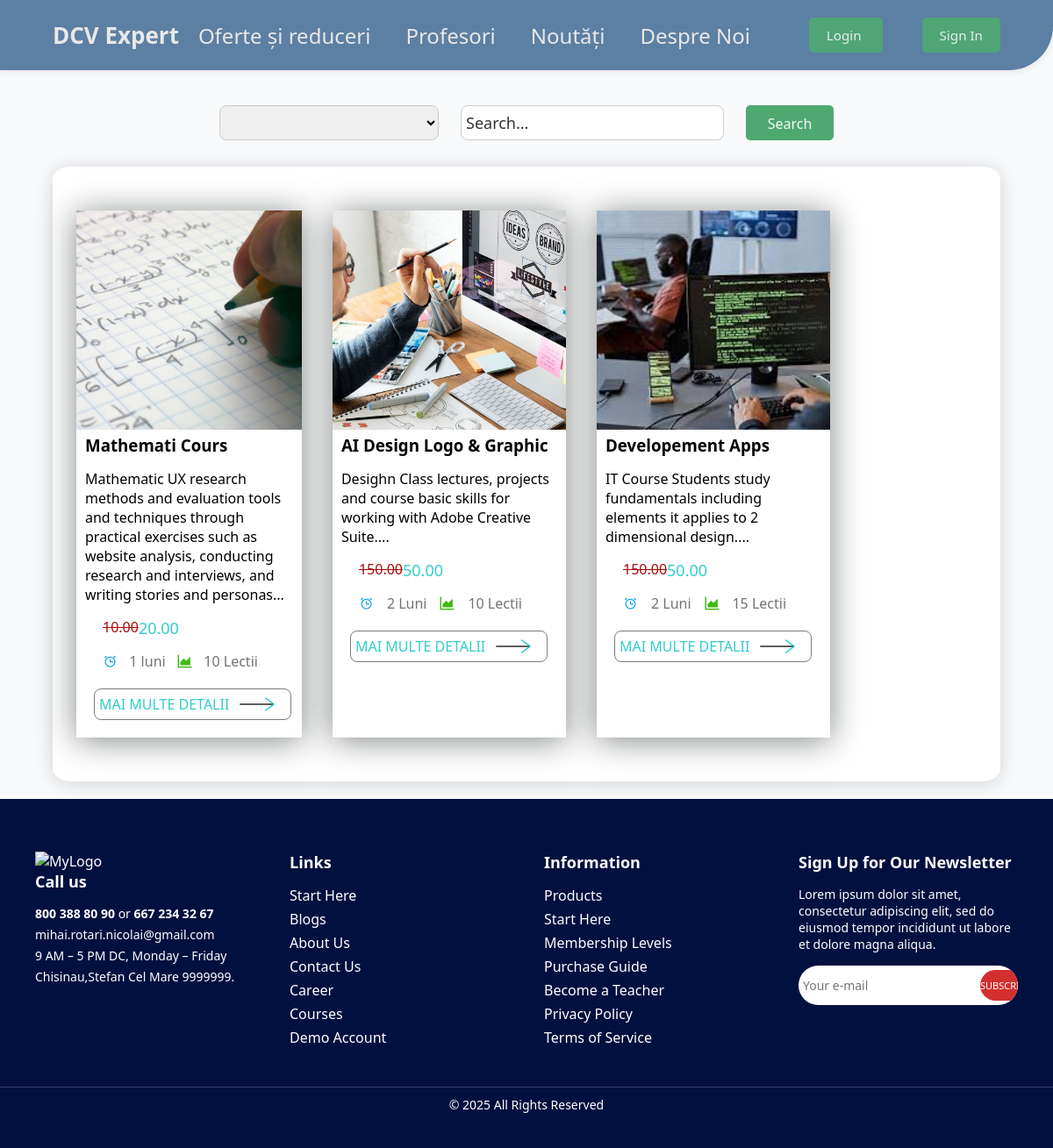
Page /courses/ on the earlier database version.
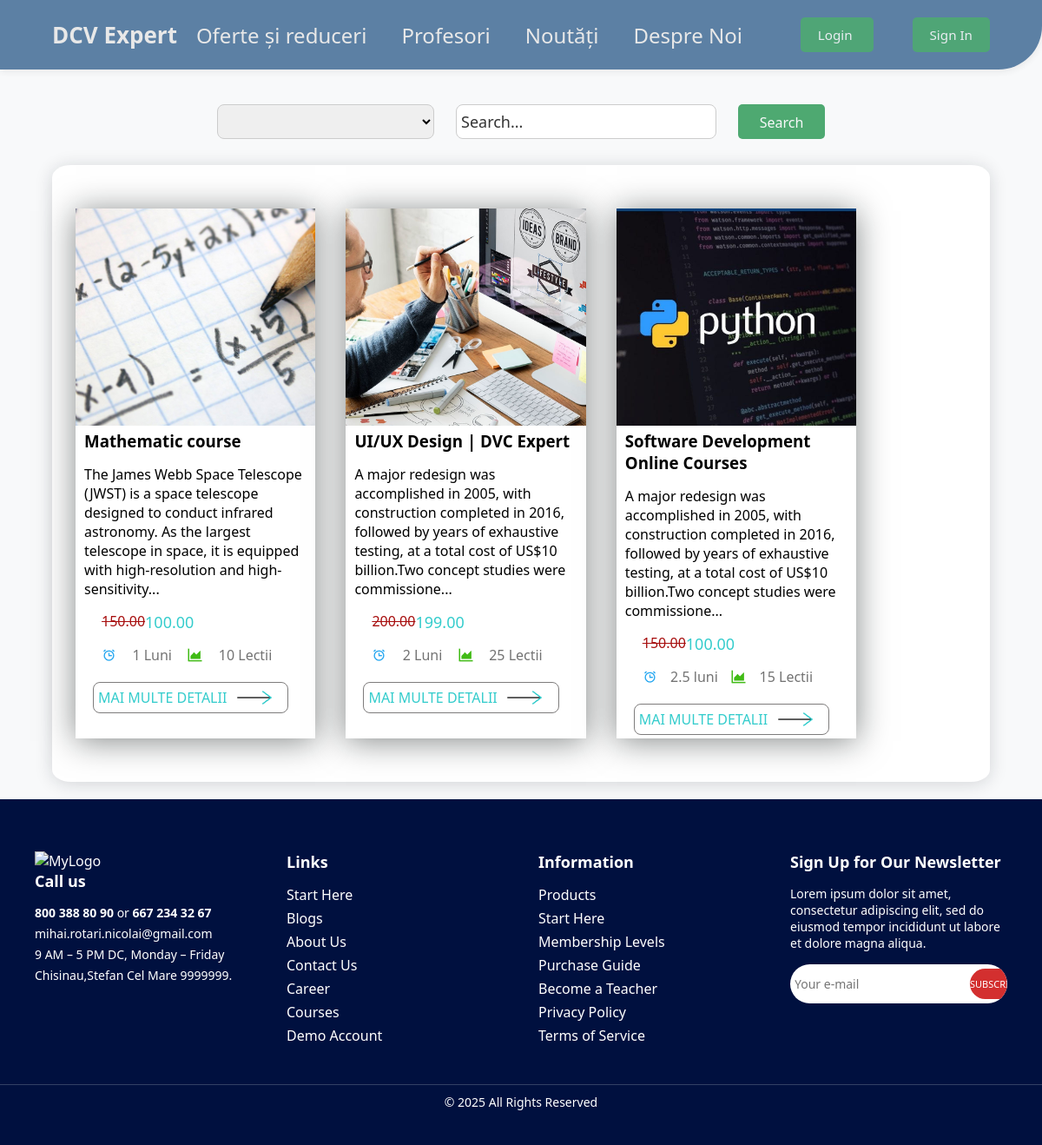
Same page on the later database version.
### DCVExpert/models.py (models this page shows, shortened)
class Course(models.Model):
    name = models.CharField(max_length=510)
    photo = models.ImageField(upload_to=course_image_upload_path)
    price = models.ForeignKey('Price', on_delete=models.SET_NULL, null=True)
    about = models.ForeignKey('CourseDescription', on_delete=models.SET_NULL, null=True)
    category = models.ForeignKey('CoursCategory', on_delete=models.SET_NULL, null=True)
    teachers = models.ManyToManyField('Teacher')
    is_visibil = models.BooleanField(default=True)
    created_at = models.DateTimeField(auto_now_add=True)
    updated_at = models.DateTimeField(auto_now=True)

class CourseDescription(models.Model):
    short_description = models.TextField()
    description = models.TextField()
    duration = models.CharField(max_length=255)
    schedule = models.CharField(max_length=255)
    lesson_count = models.IntegerField()
    cours_descriprion_name = models.OneToOneField('Course', on_delete=models.CASCADE, related_name='description',null=True, blank=True)

class Price(models.Model):
    old_price = models.DecimalField(max_digits=10, decimal_places=2)
    new_price = models.DecimalField(max_digits=10, decimal_places=2)

### DCVExpert/views.py (the view)
# urls.py: path('courses/', courses, name='courses'),
def courses(request):
    try:
        courses = Course.objects.filter(is_visibil=True)
        categories = CoursCategory.objects.all()
        template = loader.get_template('DCVExpert/products.html')
        context = {'courses': courses,'categories':categories}
    except Poll.DoesNotExist:
        raise Http404("Poll does not exist")
    return HttpResponse(template.render(context, request))

### DCVExpert/templates/DCVExpert/products.html (shortened to what this page needs)
{% extends 'DCVExpert/template_base.html' %}
{% load static %}
    {% block css %}
    <link rel="stylesheet" href="{% static 'css/style_products.css' %}">
    {% endblock %}
    {% block content %}
    <section class="searchbar">
            <div class="row justify-content-center">
                <div class="col-md-6">
                    <form method="GET" action="{% url 'courses_list' %}">
                        <div class="input-group mb-3">
                            <select class="form-select" name="category_id" style="max-width: 250px;">
                                <option selected>{{ categories.3.Category_name }}</option>
                                </select>
                            <input type="text" name="search_query" class="form-control" placeholder="Search...">
                            <button class="btn btn-primary" type="submit">Search</button>
                        </div>
                    </form>
                </div>
            </div>
    </section>
    <section class="courses_section">
        <div class="Courses">
            {% for Cours in courses %}
            <div class="Cours">
                <div class="cours_img">
                    <img src="{{ Cours.photo.url }}" alt="Gourse groupe" class="cours_head_png">
                </div>
                <h3 class="cours_nam">{{ Cours.name }}</h3>
                <p class="cours_description">{{ Cours.about.short_description |slice:":190" }}...</p>
                <div class="cours_price">
                    <p class="old_price">{{ Cours.price.old_price }}</p>
                    <p class="actual_price">{{ Cours.price.new_price }}</p>
                </div>
                <div class="cours_details">
                    <img src="{% static 'img/course_detale_icons/icon akar-icons-calendar.png' %}" alt="Clock_icon"
                        class="cours_png">
                    <p class="cours_duration">{{ Cours.about.duration }}</p>
                    <img src="{% static 'img/course_detale_icons/icon ant-design-area-chart-outlined.png' %}" alt="chart_icon"
                        class="cours_png">
                    <p class="cours_lesson_count">{{ Cours.about.lesson_count }} Lectii</p>
                </div>
                <a href="{% url 'course' Cours.id %}" class="cours_learn_more">MAI MULTE DETALII</a>
            </div>
            {% endfor %}
        </div>
    </section>
    {% endblock %}

### DCVExpert/templates/DCVExpert/template_base.html (shortened to what this page needs)
{% load static %}
<!DOCTYPE html>
<html lang="en">
<head>
    <link rel="stylesheet" href="{% static 'css/base.css' %}">
    {% block css %}{% endblock css %}
</head>
<body>
    <header class="header">
        <nav class="nab-bar">
            <div class="logo"><a href="{% url 'home' %}" class="logo_home">DCV Expert</a></div>
            <ul class="nav-links">
                <li><a href="{% url 'courses' %}">Oferte și reduceri</a></li>
                <li><a href="#">Profesori</a></li>
                <li><a href="#">Noutăți</a></li>
                <li><a href="#">Despre Noi</a></li>
            </ul>
            {% if user.is_authenticated %}
            <div class="buttons">
                <a href="{% url 'logout' %}" class="login">
                    Logout
                </a>
            </div>
            {% else %}
            <div class="buttons">
                <a href="#" class="login">
                    Login
                </a>
                <a href="#" class="login">
                    Sign In
                </a>
            </div>
            {% endif %}
        </nav>
    </header>
    {% block content %}
    {% endblock %}
    <footer class="footer">
        <div class="footer_container">
            <div class="footer_section contact_info">
                <img src="LogoFile" alt="MyLogo" class="footer_logo">
                <h3>Call us</h3>
                <p><strong>800 388 80 90</strong> or <strong>667 234 32 67</strong></p>
                <p>mihai.rotari.nicolai@gmail.com</p>
                <p>9 AM – 5 PM DC, Monday – Friday</p>
                <p>Chisinau,Stefan Cel Mare 9999999.</p>
            </div>
            <div class="footer_section">
                <h3>Links</h3>
                <ul>
                    <li><a href="#">Start Here</a></li>
                    <li><a href="#">Blogs</a></li>
                    <li><a href="#">About Us</a></li>
                    <li><a href="#">Contact Us</a></li>
                    <li><a href="#">Career</a></li>
                    <li><a href="#">Courses</a></li>
                    <li><a href="#">Demo Account</a></li>
                </ul>
            </div>
            <div class="footer_section">
                <h3>Information</h3>
                <ul>
                    <li><a href="#">Products</a></li>
                    <li><a href="#">Start Here</a></li>
                    <li><a href="#">Membership Levels</a></li>
                    <li><a href="#">Purchase Guide</a></li>
                    <li><a href="#">Become a Teacher</a></li>
                    <li><a href="#">Privacy Policy</a></li>
                    <li><a href="#">Terms of Service</a></li>
                </ul>
            </div>
            <div class="footer_section newsletter">
                <h3>Sign Up for Our Newsletter</h3>
                <p>Lorem ipsum dolor sit amet, consectetur adipiscing elit, sed do eiusmod tempor incididunt ut labore et dolore magna aliqua.</p>
                <div class="newsletter_form">
                    <input type="email" placeholder="Your e-mail">
                    <button>SUBSCRIBE</button>
                </div>
            </div>
        </div>
        <div class="footer_bottom">
            <p>&copy; 2025 All Rights Reserved</p>
        </div>
    </footer>
</body>
</html>

### DCVExpert/Static/css/base.css (style rules this page uses)
* { margin: 0; padding: 0; box-sizing: border-box; font-family: "Segoe UI", sans-serif; }
body { width: auto; background: #f8f9fa; color: #000; padding-top: calc(80px + 10px); }
nav { width: auto; display: flex; justify-content: space-between; align-items: center; padding: 15px 5%; background: white; box-shadow: 0 2px 10px rgba(0,0,0,0.1); }
.logo_home { font-size: 26px; font-weight: bold; color: #e4e4e4; text-decoration: none; }
.nab-bar { background-color: #35628f; position: fixed; top: 0; left: 0; width: 100%; height: 80px; z-index: 1000; opacity: 0.80; border-bottom-right-radius: 50px; }
.nav-links { list-style: none; display: flex; }
.nav-links li { margin: 0 15px; font-size: 24px; font-family: "Segoe UI", sans-serif; }
.nav-links a { text-decoration: none; color: #e4e4e4; font-weight: 500px; font-family: "Segoe UI", sans-serif; padding-left: 5px; padding-right: 5px; opacity: 100; }
.buttons a { margin-left: 45px; padding: 10px 20px; border: none; cursor: pointer; color: #f8f9fa; font-size: 95%; text-decoration: none; }
.buttons { position: relative; }
.login { background: #24964f; border-radius: 5px; opacity: 0.90; }
.footer { background-color: #00103F; color: white; padding: 40px 0; }
.footer_container { display: flex; justify-content: space-around; flex-wrap: wrap; max-width: 1200px; margin: 0 auto; padding: 0 20px; }
.footer_section { flex: 1; min-width: 250px; margin: 20px; }
.footer_section h3 { font-size: 18px; margin-bottom: 15px; color: white; }
.footer_section ul { list-style: none; padding: 0; }
.footer_section ul li { margin: 5px 0; }
.footer_section ul li a { color: white; text-decoration: none; transition: color 0.3s ease; }
.contact_info p { font-size: 14px; margin: 5px 0; }
.newsletter p { font-size: 14px; margin-bottom: 15px; }
.newsletter_form { display: flex; align-items: center; background: white; padding: 5px; border-radius: 20px; }
.newsletter_form { display: flex; align-items: center; background: white; border-radius: 25px; overflow: hidden; width: 100%; max-width: 400px; }
.newsletter_form input { border: none; padding: 2px 0px; font-size: 14px; flex: 1; outline: none; border-radius: 25px 0 0 25px; height: 35px; }
.newsletter_form button { background-color: #D32F2F; color: white; border: none; padding: 0 0px; font-size: 11px; border-radius: 25px 25px 25px 25px; cursor: pointer; transition: background 0.3s ease; height: 35px; display: flex; align-items: center; justify-content: center; white-space: nowrap; }
.footer_bottom { text-align: center; margin-top: 20px; font-size: 14px; border-top: 1px solid rgba(255, 255, 255, 0.2); padding-top: 10px; }

Differences in the rows shown:
removed Course: photo (picture), name "Mathemati Cours", about.short_description "Mathematic UX research methods and evaluation tools and techniques through practical exercises such as website analysis, conducting research and interviews, and writing stories and personas", price.old_price "10.00", price.new_price "20.00", about.duration "1 luni", about.lesson_count "10"
removed Course: photo (picture), name "AI Design Logo & Graphic", about.short_description "Desighn Class lectures, projects and course basic skills for working with Adobe Creative Suite.", price.old_price "150.00", price.new_price "50.00", about.duration "2 Luni", about.lesson_count "10"
removed Course: photo (picture), name "Developement Apps", about.short_description "IT Course Students study fundamentals including elements it applies to 2 dimensional design.", price.old_price "150.00", price.new_price "50.00", about.duration "2 Luni", about.lesson_count "15"
added Course: photo (picture), name "Mathematic course", about.short_description "The James Webb Space Telescope (JWST) is a space telescope designed to conduct infrared astronomy. As the largest telescope in space, it is equipped with high-resolution and high-sensitivity", price.old_price "150.00", price.new_price "100.00", about.duration "1 Luni", about.lesson_count "10"
added Course: photo (picture), name "UI/UX Design | DVC Expert", about.short_description "A major redesign was accomplished in 2005, with construction completed in 2016, followed by years of exhaustive testing, at a total cost of US$10 billion.Two concept studies were commissione", price.old_price "200.00", price.new_price "199.00", about.duration "2 Luni", about.lesson_count "25"
added Course: photo (picture), name "Software Development Online Courses", about.short_description "A major redesign was accomplished in 2005, with construction completed in 2016, followed by years of exhaustive testing, at a total cost of US$10 billion.Two concept studies were commissione", price.old_price "150.00", price.new_price "100.00", about.duration "2.5 luni", about.lesson_count "15"
